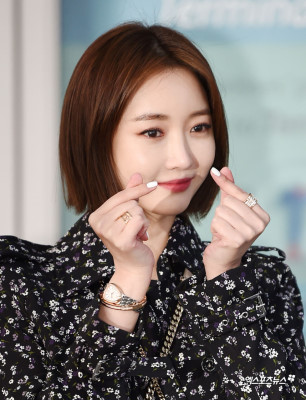
#> input picture Crawling/female/cat/114.jpg, 306 x 400 px, given in place of 3.jpg, which was not available
$ jupyter execute 'image crop.ipynb'
#> lines starting #> are read from the running program, lines starting #| are printed output that depends on the picture; pictures that were not available may be replaced by others from this repository, and a replacement may not be noted
[cell 1]
import cv2, sys, re
import matplotlib.pyplot as plt

face_cascade = cv2.CascadeClassifier('/usr/local/Cellar/opencv/4.3.0_1/share/opencv4/haarcascades/haarcascade_frontalface_default.xml')
eye_cascade = cv2.CascadeClassifier('/usr/local/Cellar/opencv/4.3.0_1/share/opencv4/haarcascades/haarcascade_eye.xml')

photo_num = int(input("Please enter the first photo number to crop: "))
#> the answer given: 3
count =  int(input("Please enter the last photo number to crop: "))
#> the answer given: 3

while photo_num <= count:
    print("photo_num: " + str(photo_num))
    image_file = "/Users/jiwon/Documents/GitHub/Android_Term_Project_2020/Crawling/female/cat/" + str(photo_num) + ".jpg"
    # output_file = re.sub(r'\.jpg|jpeg|PNG$', '-output.jpg', '/Users/jiwon/Documents/GitHub/Android_Term_Project_2020/OpenCV/training/')
    output_file = '/Users/jiwon/Documents/GitHub/Android_Term_Project_2020/OpenCV/training/' + str(photo_num) +".jpg"
    photo_num += 1 #현재 크롭(crop)할 사진 번호
    img = cv2.imread(image_file)
#> img is the input picture: shape (400, 306, 3); mean B, G, R 114.7, 117.8, 125.5

    gray = cv2.cvtColor(img, cv2.COLOR_BGR2GRAY)
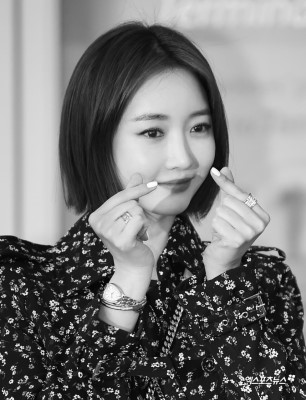
#> gray: shape (400, 306); min 0, max 255, mean 119.8
    cropped = None
    gray_cropped = None

    faces = face_cascade.detectMultiScale(gray, 1.3,5)
#> faces = [[105, 79, 134, 134]]
    for (x,y,w,h) in faces:
        try:
            cropped = img[y - int(h/15):y + h + int(h/15), x - int(w/15):x + w + int(w/15)]
            gray_cropped = cv2.cvtColor(cropped, cv2.COLOR_BGR2GRAY)
        except:
            print("Image not recognized")
#> this loop made 1 pass
#> pass 1, `cropped = img[y - int(h/15):y + h + int(h/15), x - int(w/15):x + w + i..`:
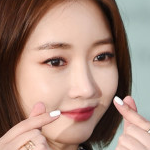
#> cropped: shape (150, 150, 3); mean B, G, R 124.2, 137.4, 166.9
#> pass 1, `gray_cropped = cv2.cvtColor(cropped, cv2.COLOR_BGR2GRAY)`:
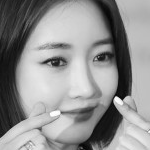
#> gray_cropped: shape (150, 150); min 3, max 254, mean 144.7
    # [7 lines of commented-out code are left out]
    try:
        cv2.imwrite(output_file, gray_cropped)
    except:
        print("Image not recognized")


# cv2.imshow('Image view', gray_cropped)
# cv2.waitKey(0)
# cv2.destroyAllWindows()

$ run again, on Crawling/female/cat/170.jpg
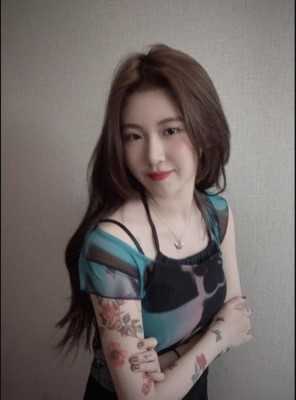
#> input picture Crawling/female/cat/170.jpg, 296 x 400 px, given in place of 3.jpg, which was not available
#> img is the input picture: shape (400, 296, 3); mean B, G, R 102.1, 105.1, 113.3
#> `gray = cv2.cvtColor(img, cv2.COLOR_BGR2GRAY)`:
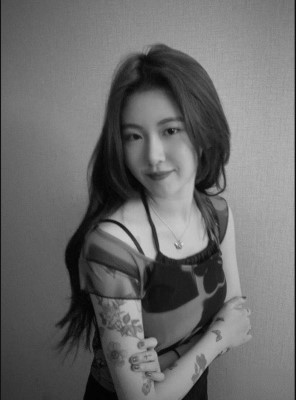
#> gray: shape (400, 296); min 0, max 221, mean 107.2
#> faces = [[107, 99, 92, 92]]
#> the loop `for (x,y,w,h) in faces:` made 1 pass
#> pass 1, `gray_cropped = cv2.cvtColor(cropped, cv2.COLOR_BGR2GRAY)`:
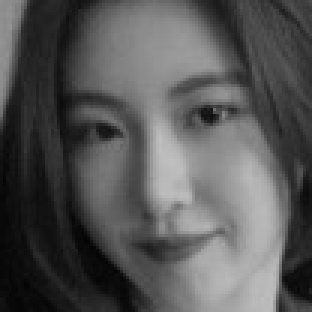
#> gray_cropped: shape (104, 104) (shown 3 times larger); min 4, max 192, mean 85.9

$ run again, on Crawling/female/cat/18.jpg
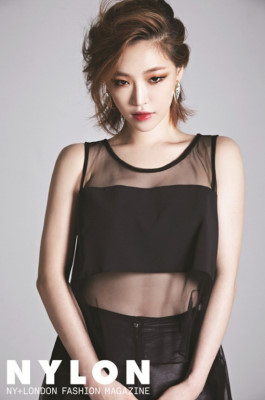
#> input picture Crawling/female/cat/18.jpg, 265 x 400 px, given in place of 3.jpg, which was not available
#> img is the input picture: shape (400, 265, 3); mean B, G, R 140.8, 143.7, 154.2
#> `gray = cv2.cvtColor(img, cv2.COLOR_BGR2GRAY)`:
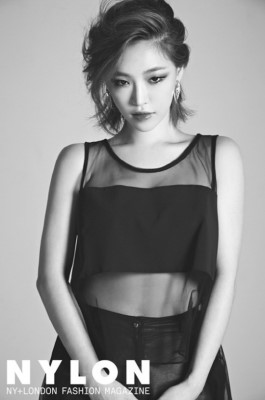
#> gray: shape (400, 265); min 21, max 255, mean 146.5
#> faces = [[97, 47, 87, 87]]
#> the loop `for (x,y,w,h) in faces:` made 1 pass
#> pass 1, `gray_cropped = cv2.cvtColor(cropped, cv2.COLOR_BGR2GRAY)`:
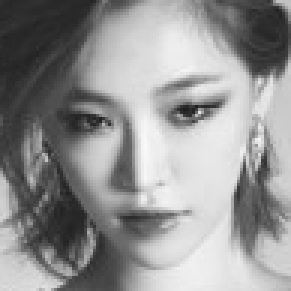
#> gray_cropped: shape (97, 97) (shown 3 times larger); min 30, max 249, mean 146.8

$ run again, on Crawling/female/cat/190.jpg
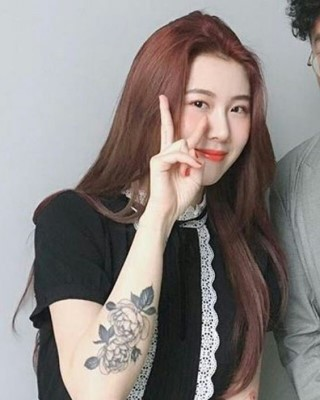
#> input picture Crawling/female/cat/190.jpg, 320 x 400 px, given in place of 3.jpg, which was not available
#> img is the input picture: shape (400, 320, 3); mean B, G, R 129.9, 132.1, 138.8
#> `gray = cv2.cvtColor(img, cv2.COLOR_BGR2GRAY)`:
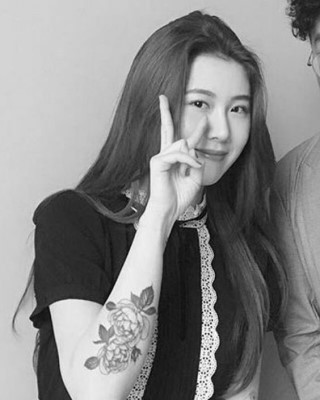
#> gray: shape (400, 320); min 3, max 253, mean 133.9
#> faces = [[166, 65, 102, 102]]
#> the loop `for (x,y,w,h) in faces:` made 1 pass
#> pass 1, `gray_cropped = cv2.cvtColor(cropped, cv2.COLOR_BGR2GRAY)`:
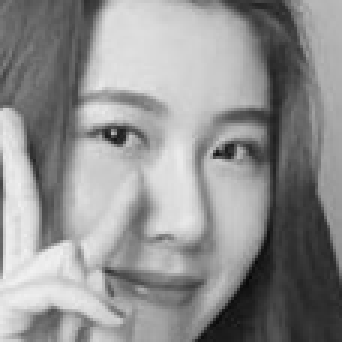
#> gray_cropped: shape (114, 114) (shown 3 times larger); min 6, max 242, mean 144.8
